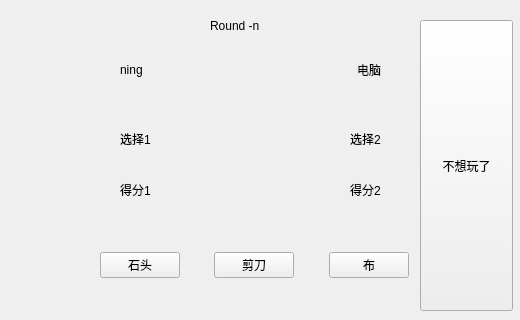
<?xml version="1.0" encoding="UTF-8"?>
<ui version="4.0">
 <class>second_window</class>
 <widget class="QWidget" name="second_window">
  <property name="geometry">
   <rect>
    <x>0</x>
    <y>0</y>
    <width>520</width>
    <height>320</height>
   </rect>
  </property>
  <property name="sizePolicy">
   <sizepolicy hsizetype="Fixed" vsizetype="Fixed">
    <horstretch>0</horstretch>
    <verstretch>0</verstretch>
   </sizepolicy>
  </property>
  <property name="windowTitle">
   <string>choose</string>
  </property>
  <widget class="QWidget" name="horizontalLayoutWidget">
   <property name="geometry">
    <rect>
     <x>100</x>
     <y>220</y>
     <width>309</width>
     <height>91</height>
    </rect>
   </property>
   <layout class="QHBoxLayout" name="choose">
    <item>
     <widget class="QPushButton" name="rock">
      <property name="text">
       <string>石头</string>
      </property>
     </widget>
    </item>
    <item>
     <spacer name="horizontalSpacer_1">
      <property name="orientation">
       <enum>Qt::Horizontal</enum>
      </property>
      <property name="sizeHint" stdset="0">
       <size>
        <width>40</width>
        <height>20</height>
       </size>
      </property>
     </spacer>
    </item>
    <item>
     <widget class="QPushButton" name="scissor">
      <property name="text">
       <string>剪刀</string>
      </property>
     </widget>
    </item>
    <item>
     <spacer name="horizontalSpacer_2">
      <property name="orientation">
       <enum>Qt::Horizontal</enum>
      </property>
      <property name="sizeHint" stdset="0">
       <size>
        <width>40</width>
        <height>20</height>
       </size>
      </property>
     </spacer>
    </item>
    <item>
     <widget class="QPushButton" name="paper">
      <property name="text">
       <string>布</string>
      </property>
     </widget>
    </item>
   </layout>
  </widget>
  <widget class="QLabel" name="round">
   <property name="geometry">
    <rect>
     <x>210</x>
     <y>10</y>
     <width>91</width>
     <height>31</height>
    </rect>
   </property>
   <property name="text">
    <string>Round -n</string>
   </property>
  </widget>
  <widget class="QWidget" name="horizontalLayoutWidget_2">
   <property name="geometry">
    <rect>
     <x>120</x>
     <y>30</y>
     <width>261</width>
     <height>80</height>
    </rect>
   </property>
   <layout class="QHBoxLayout" name="character">
    <item>
     <widget class="QLabel" name="you">
      <property name="text">
       <string>ning</string>
      </property>
     </widget>
    </item>
    <item>
     <spacer name="horizontalSpacer">
      <property name="orientation">
       <enum>Qt::Horizontal</enum>
      </property>
      <property name="sizeType">
       <enum>QSizePolicy::MinimumExpanding</enum>
      </property>
      <property name="sizeHint" stdset="0">
       <size>
        <width>40</width>
        <height>20</height>
       </size>
      </property>
     </spacer>
    </item>
    <item>
     <widget class="QLabel" name="computer">
      <property name="text">
       <string>电脑</string>
      </property>
     </widget>
    </item>
   </layout>
  </widget>
  <widget class="QWidget" name="horizontalLayoutWidget_3">
   <property name="geometry">
    <rect>
     <x>120</x>
     <y>150</y>
     <width>261</width>
     <height>80</height>
    </rect>
   </property>
   <layout class="QHBoxLayout" name="scores">
    <item>
     <widget class="QLabel" name="score1">
      <property name="text">
       <string>得分1</string>
      </property>
     </widget>
    </item>
    <item>
     <spacer name="horizontalSpacer_3">
      <property name="orientation">
       <enum>Qt::Horizontal</enum>
      </property>
      <property name="sizeType">
       <enum>QSizePolicy::MinimumExpanding</enum>
      </property>
      <property name="sizeHint" stdset="0">
       <size>
        <width>40</width>
        <height>20</height>
       </size>
      </property>
     </spacer>
    </item>
    <item>
     <widget class="QLabel" name="score2">
      <property name="text">
       <string>得分2</string>
      </property>
     </widget>
    </item>
   </layout>
  </widget>
  <widget class="QWidget" name="horizontalLayoutWidget_4">
   <property name="geometry">
    <rect>
     <x>120</x>
     <y>100</y>
     <width>261</width>
     <height>78</height>
    </rect>
   </property>
   <layout class="QHBoxLayout" name="two_choice">
    <item>
     <widget class="QLabel" name="your_choice">
      <property name="text">
       <string>选择1</string>
      </property>
     </widget>
    </item>
    <item>
     <spacer name="horizontalSpacer_4">
      <property name="orientation">
       <enum>Qt::Horizontal</enum>
      </property>
      <property name="sizeType">
       <enum>QSizePolicy::MinimumExpanding</enum>
      </property>
      <property name="sizeHint" stdset="0">
       <size>
        <width>40</width>
        <height>20</height>
       </size>
      </property>
     </spacer>
    </item>
    <item alignment="Qt::AlignHCenter">
     <widget class="QLabel" name="computer_choice">
      <property name="text">
       <string>选择2</string>
      </property>
     </widget>
    </item>
   </layout>
  </widget>
  <widget class="QPushButton" name="exit">
   <property name="geometry">
    <rect>
     <x>420</x>
     <y>20</y>
     <width>93</width>
     <height>291</height>
    </rect>
   </property>
   <property name="text">
    <string>不想玩了</string>
   </property>
  </widget>
 </widget>
 <resources/>
 <connections>
  <connection>
   <sender>exit</sender>
   <signal>clicked()</signal>
   <receiver>second_window</receiver>
   <slot>hide()</slot>
   <hints>
    <hint type="sourcelabel">
     <x>499</x>
     <y>112</y>
    </hint>
    <hint type="destinationlabel">
     <x>396</x>
     <y>16</y>
    </hint>
   </hints>
  </connection>
 </connections>
</ui>
